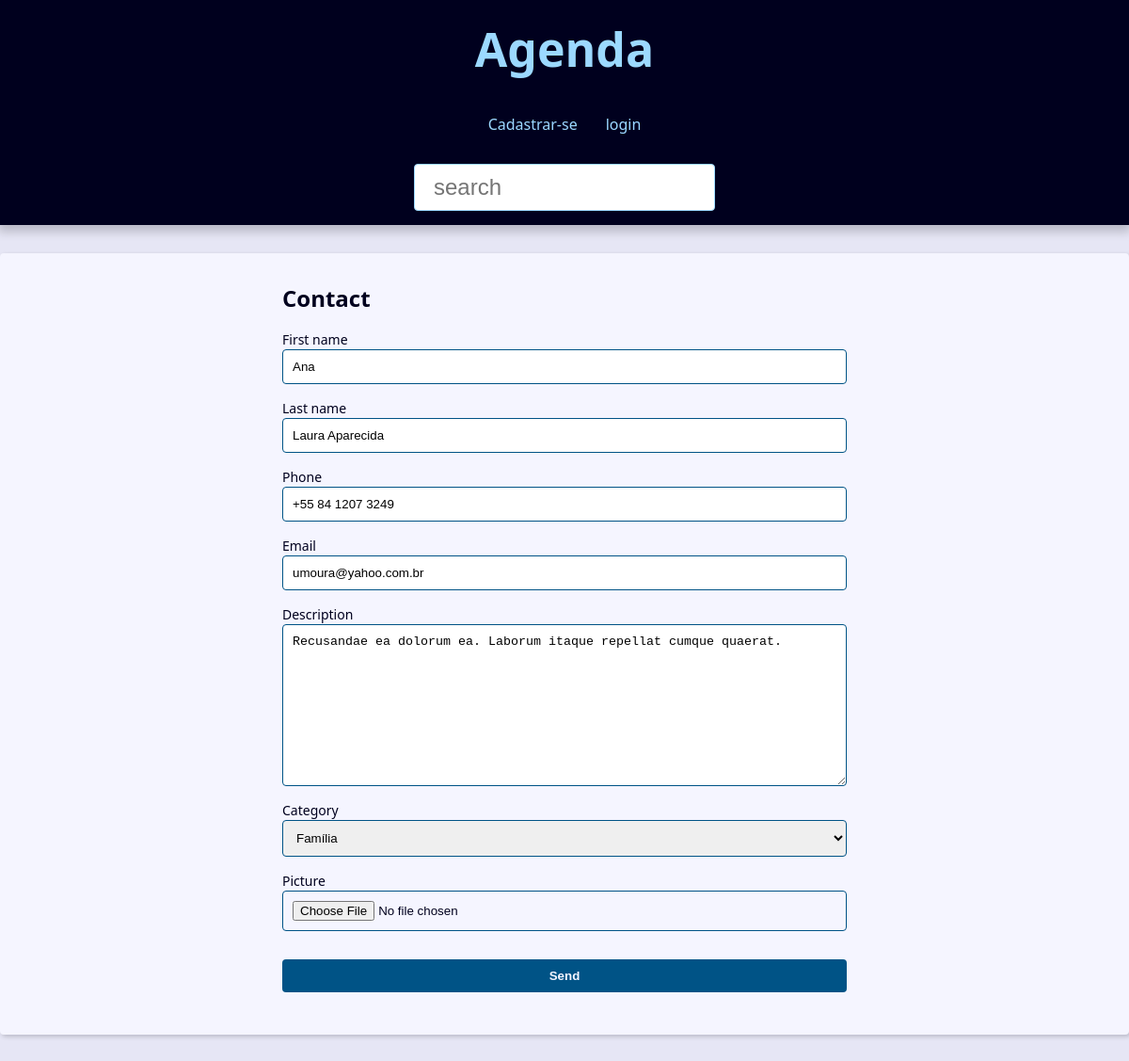
The app's page /contact/1000/update/ with its own data.
### contact/models.py (models this page shows, shortened)
class Contact(models.Model):
    first_name = models.CharField(max_length=50)
    last_name = models.CharField(max_length=50)
    phone = models.CharField(max_length=50)
    email = models.EmailField(max_length=254, blank=True)
    created_date = models.DateTimeField(default=timezone.now)
    description = models.TextField(blank=True)
    show = models.BooleanField(default=True)
    picture = models.ImageField(upload_to='pictures/%Y/%M', blank=True)
    category = models.ForeignKey(Category, on_delete=models.SET_NULL,
    blank=True, null=True)
    owner = models.ForeignKey(User, on_delete=models.SET_NULL,
    blank=True, null=True)

### contact/views/contacts_forms.py (the view, shortened to what this page needs)
# urls.py: path('contact/<int:id_contact>/update/', contact_views.update, name='update'),
def update(request, id_contact):
    contact = get_object_or_404(
        Contact, pk=id_contact, show=True
    )
    form_action = reverse('update', args=(id_contact,))
    context = {
            'form': ContactForm( instance=contact),
            'form_action': form_action,
    }
    return render(
        request,
        'contacts/create.html',
        context,
)

### contact/forms.py (shortened to what this page needs)
class ContactForm(forms.ModelForm):
    picture = forms.ImageField(
        widget=forms.FileInput(
            attrs={
                'accept': 'image/*',
            }
        )
    )
    class Meta:
        model = models.Contact
        fields = (
            'first_name', 'last_name', 'phone',
            'email', 'description', 'category',
            'picture',
        )

### contact/models.py (called while the page is built)
    def __str__(self) -> str:
        return self.name

### contact/templates/contacts/create.html (shortened to what this page needs)
{% extends "global/index.html" %}
{% block content %}
<div class="form-wrapper">
  <h2>Contact</h2>
  <form
    action="{{ form_action }}"
    method="POST"
    enctype="multipart/form-data"
  >
  <div class="form-content">
    {% for field in form %}
        <div class="form-group">
          <label for="{{ field.id_for_label }}">{{ field.label }}</label>
          {{ field }}
        </div>
    {% endfor %}
</div>
      <div class="form-content">
        <div class="form-group">
          <button class="btn" type="submit">Send</button>
        </div>
      </div>
    </form>
  </div>
{% endblock content %}

### contact/static/css/style.css (style rules this page uses)
:root { --spacing: 1.5rem; --link-dark-color: rgb(0, 83, 134); --link-light-color: rgb(156, 217, 255); --clr-white: rgb(245, 245, 255); --clr-black: rgb(0, 0, 30); --clr-light-gray: rgb(230, 230, 245); --clr-dark-shadow-5: rgba(0, 0, 10, 5%); --clr-dark-shadow-10: rgba(0, 0, 10, 10%); --clr-dark-shadow-20: rgba(0, 0, 10, 20%); --clr-light-shadow-5: rgba(200, 200, 255, 5%); --clr-light-shadow-10: rgba(200, 200, 255, 10%); --clr-light-shadow-20: rgba(200, 200, 255, 20%); --main-page-width: 120rem; --table-min-width: 60rem; --biggest-font-size: 5rem; --bigger-font-size: 4rem; --big-font-size: 3.2rem; --medium-font-size: 2.4rem; --small-font-size: 1.6rem; --smaller-font-size: 1.4rem; --smallest-font-size: 1.2rem; --transition-fast: 300ms; --transition-medium: 600ms; --transition-slow: 1s; --default-border-radius: 4px; }
*, *::before, *::after { margin: 0; padding: 0; box-sizing: border-box; }
html { font-size: 62.5%; }
body { font-family: system-ui, -apple-system, BlinkMacSystemFont, 'Segoe UI', Roboto, Oxygen, Ubuntu, Cantarell, 'Open Sans', 'Helvetica Neue', sans-serif; line-height: 1.5; font-size: var(--small-font-size); color: var(--clr-black); -webkit-font-smoothing: antialiased; background: var(--clr-light-gray); }
.form-wrapper { max-width: 60rem; margin: var(--spacing) auto; }
.form-content { margin: var(--spacing) 0; }
.form-group { display: flex; flex-direction: column; padding-bottom: var(--spacing); }
.form-group input, .form-group textarea, .form-group select { padding: 1rem; border-radius: var(--default-border-radius); border: 1px solid var(--link-dark-color); }
.form-group label { font-size: var(--smaller-font-size); }
.btn { background-color: var(--link-dark-color); color: var(--clr-white); font-weight: bold; border: none; padding: 1rem 2rem; border-radius: var(--default-border-radius); cursor: pointer; transition: filter var(--transition-fast) ease-in-out; }

### records on screen
Contact: form "Ana" "Laura Aparecida" "+55 84 1207 3249" "umoura@yahoo.com.br" "Recusandae ea dolorum ea. Laborum itaque repellat cumque quaerat." "Família"

### other values on screen
{{ field.label }} "First name" "Last name" "Phone" "Email" "Description" "Category" "Picture"
